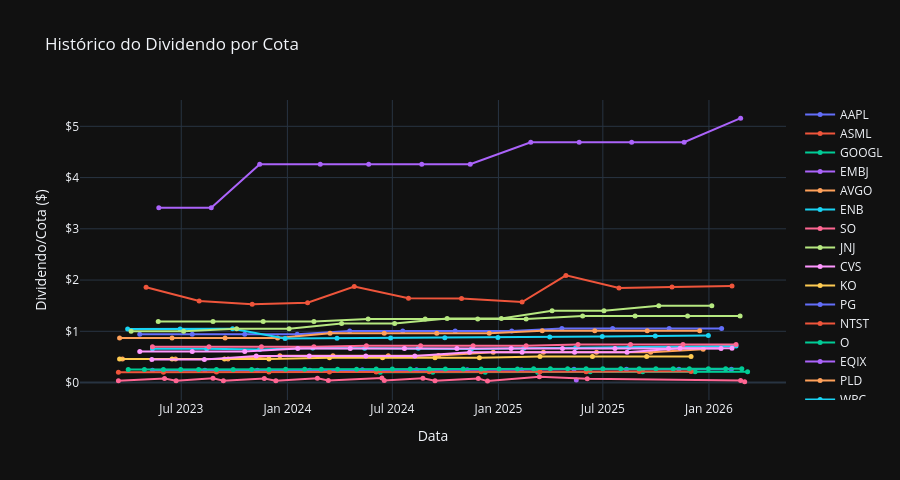

Notebook source saved alongside this figure:
### Markdown cell above
## 📆 Célula 9 — Histórico de Dividendos por Ativo (detalhado)

### Code cell
# Evolução do dividendo/cota ao longo do tempo por ativo
ativos_com_div = df_divs['Ticker'].unique()

fig = go.Figure()
for ticker in ativos_com_div:
    sub = df_divs[df_divs['Ticker'] == ticker].sort_values('Data')
    fig.add_trace(go.Scatter(
        x=sub['Data'],
        y=sub['Dividendo/Cota'],
        mode='lines+markers',
        name=ticker,
        marker=dict(size=5),
    ))

fig.update_layout(
    title='Histórico do Dividendo por Cota',
    xaxis_title='Data',
    yaxis_title='Dividendo/Cota ($)',
    yaxis_tickprefix='$',
    template='plotly_dark',
    hovermode='x unified',
    height=480,
)
fig.show()
